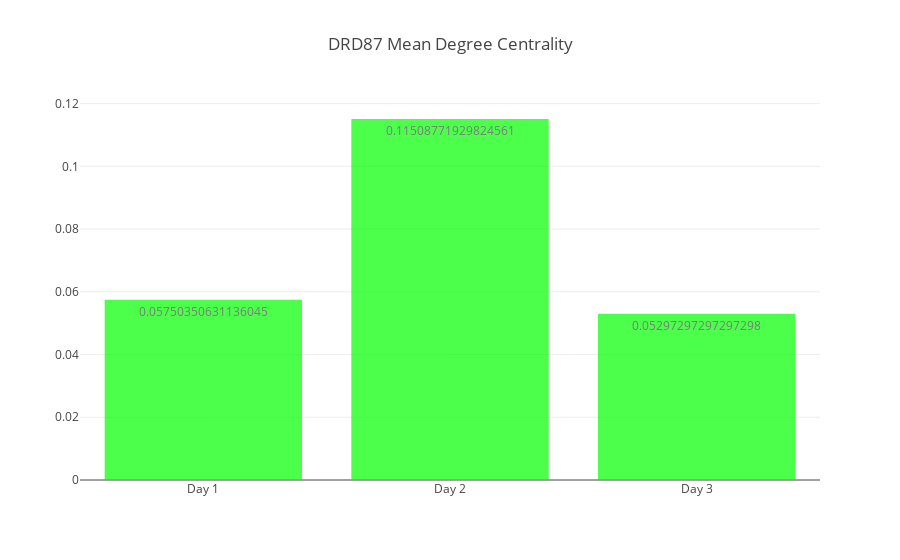
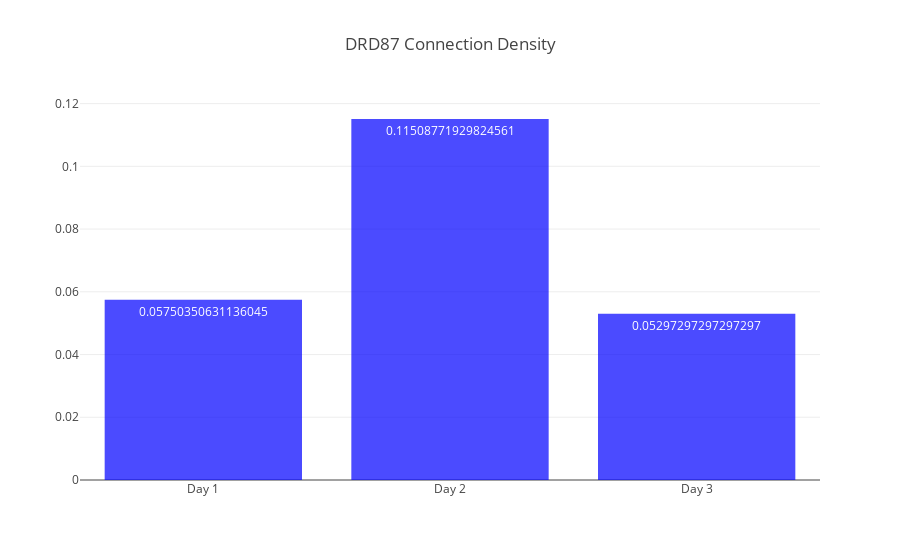
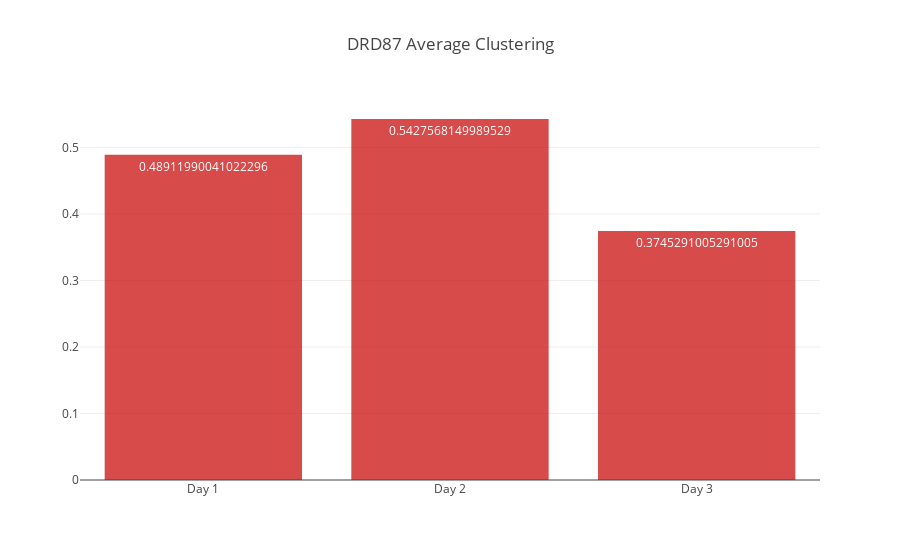
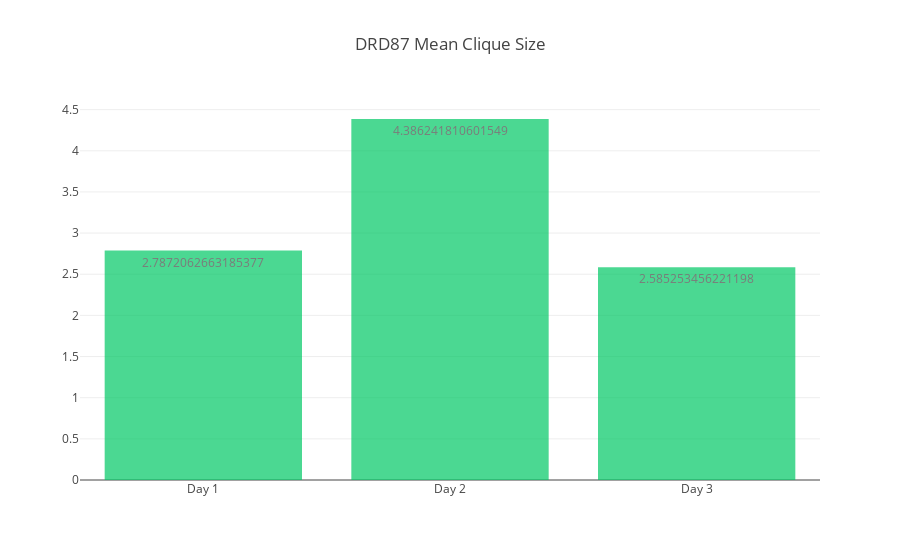

Write notebook code for charts like these, in order.
### Code cell
x = ["Day 1", "Day 2", "Day 3"]
plot_network_measures(x, degree_cents, title="DRD87 Mean Degree Centrality")
plot_network_measures(x, connection_densities, title="DRD87 Connection Density", color="rgb(0,0,255)")
plot_network_measures(x, cluster_coefficients, title="DRD87 Average Clustering", color="rgb(200,0,0)")
plot_network_measures(x, mean_clique_sizes, title="DRD87 Mean Clique Size", color="rgb(0,200,100)")
plot_network_measures(x, max_clique_sizes, title="DRD87 Max Clique Size", color="rgb(0,0,0)")
plot_network_measures(x, global_efficiencies, title="DRD87 Global Efficiency", color="rgb(100,0,100)")
plot_network_measures(x, local_efficiencies, title="DRD87 Local Efficiency", color="rgb(200,10,60)")
plot_network_measures(x, mean_betw_cents, title="DRD87 Mean Betweeness Centrality", color="rgb(200,0,100)")
plot_network_measures(x, mean_load_cents, title="DRD87 Mean Load Centrality", color="rgb(100,55,150)")

### Figure 1 — Plotly figure (JSON) as saved in the notebook; plotly's stock layout.template omitted (floating-point values rounded to 4 significant figures)
{"data": [{"marker": {"color": "rgb(0, 255, 0)"}, "name": "1", "opacity": 0.7, "text": [0.0575, 0.1151, 0.05297], "textposition": "auto", "type": "bar", "uid": "963d0a", "x": ["Day 1", "Day 2", "Day 3"], "y": [0.0575, 0.1151, 0.05297]}], "layout": {"autosize": true, "title": "DRD87 Mean Degree Centrality", "xaxis": {"autorange": true, "range": [-0.5, 2.5], "type": "category"}, "yaxis": {"autorange": true, "range": [0, 0.1211], "type": "linear"}}}

### Figure 2 — Plotly figure (JSON) as saved in the notebook; plotly's stock layout.template omitted (floating-point values rounded to 4 significant figures)
{"data": [{"marker": {"color": "rgb(0,0,255)"}, "name": "1", "opacity": 0.7, "text": [0.0575, 0.1151, 0.05297], "textposition": "auto", "type": "bar", "uid": "fd9f2e", "x": ["Day 1", "Day 2", "Day 3"], "y": [0.0575, 0.1151, 0.05297]}], "layout": {"autosize": true, "title": "DRD87 Connection Density", "xaxis": {"autorange": true, "range": [-0.5, 2.5], "type": "category"}, "yaxis": {"autorange": true, "range": [0, 0.1211], "type": "linear"}}}

### Figure 3 — Plotly figure (JSON) as saved in the notebook; plotly's stock layout.template omitted (floating-point values rounded to 4 significant figures)
{"data": [{"marker": {"color": "rgb(200,0,0)"}, "name": "1", "opacity": 0.7, "text": [0.4891, 0.5428, 0.3745], "textposition": "auto", "type": "bar", "uid": "f719ea", "x": ["Day 1", "Day 2", "Day 3"], "y": [0.4891, 0.5428, 0.3745]}], "layout": {"autosize": true, "title": "DRD87 Average Clustering", "xaxis": {"autorange": true, "range": [-0.5, 2.5], "type": "category"}, "yaxis": {"autorange": true, "range": [0, 0.5713], "type": "linear"}}}

### Figure 4 — Plotly figure (JSON) as saved in the notebook; plotly's stock layout.template omitted (floating-point values rounded to 4 significant figures)
{"data": [{"marker": {"color": "rgb(0,200,100)"}, "name": "1", "opacity": 0.7, "text": [2.787, 4.386, 2.585], "textposition": "auto", "type": "bar", "uid": "607538", "x": ["Day 1", "Day 2", "Day 3"], "y": [2.787, 4.386, 2.585]}], "layout": {"autosize": true, "title": "DRD87 Mean Clique Size", "xaxis": {"autorange": true, "range": [-0.5, 2.5], "type": "category"}, "yaxis": {"autorange": true, "range": [0, 4.617], "type": "linear"}}}
